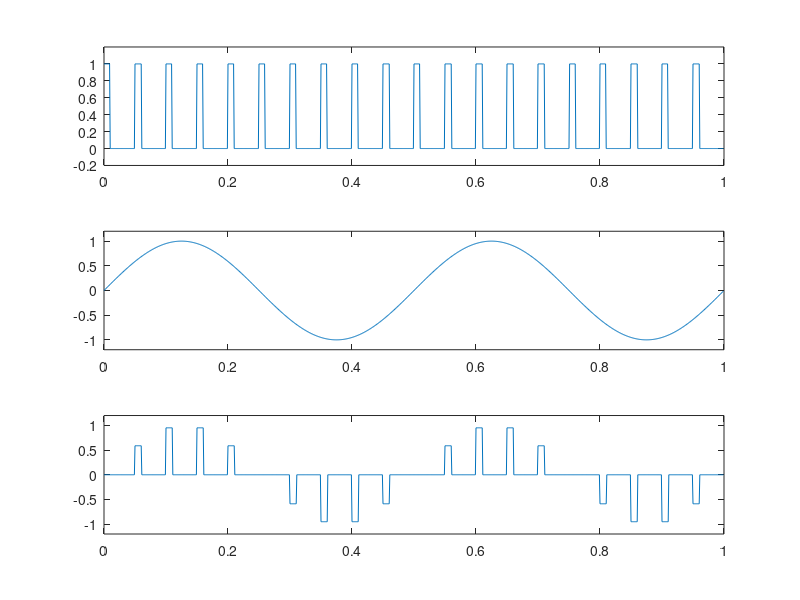

Source code (MATLAB):
clc;
clear all;
close all;
fc=20;
fm=2;
fs=1000;
t=1;
n=[0:1/fs:t]
n=n(1:end-1)
duty=20;
s= square(2*pi*fc*n,duty);
s(find(s<0)) = 0;
figure(1);
m=sin(2*pi*fm*(n-1));
period_samp=length(n)/fc;
ind=1:period_samp:length(n);
on_samp=ceil(period_samp*duty/100);
on_samp
pam=zeros(1,length(n));
for i=1:length(ind)
pam(ind(i):ind(i)+on_samp) = m(ind(i));
end
subplot(3,1,1);plot(n,s);ylim([-0.2 1.2]);
subplot(3,1,2);plot(n,m);ylim([-1.2 1.2]);
subplot(3,1,3);plot(n,pam);ylim([-1.2 1.2]);